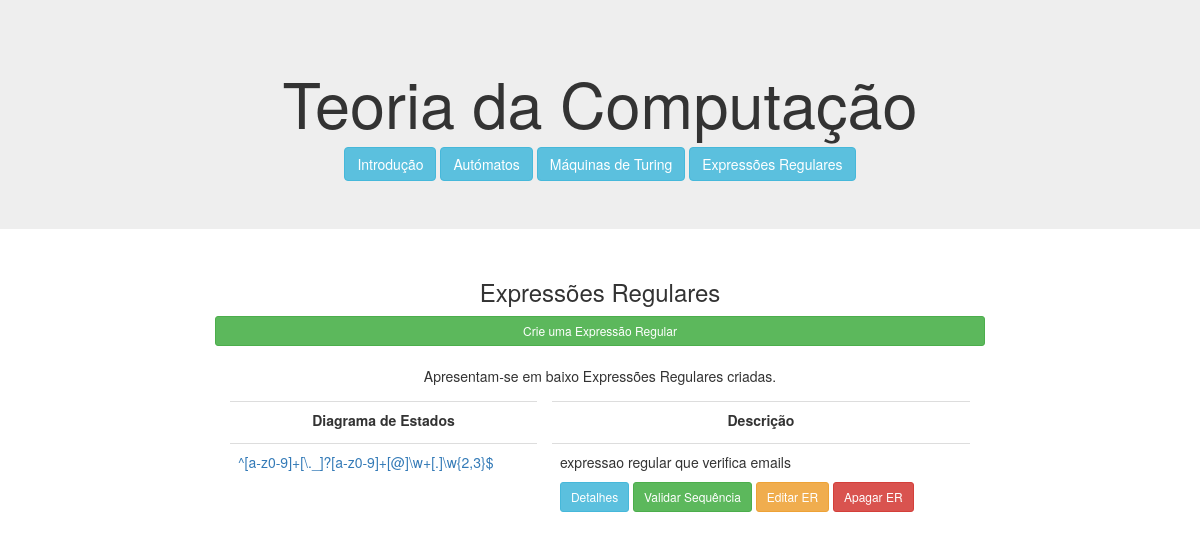
/expressoes/, run on the app's committed database.
### computacao/models.py (models this page shows, shortened)
class ExpressaoRegular(models.Model):
    nome = models.CharField(max_length=100)
    descricao = models.CharField(max_length=100)
    expressao = models.CharField(max_length=100)
    def printExpressao(self):
        return self.expressao

### computacao/views.py (the view)
# urls.py: path('expressoes/', views.expressoes, name='expressoes'),
def expressoes(request):
    context = {'expressoes': ExpressaoRegular.objects.all()}
    return render(request, 'computacao/expressoes.html', context)

### computacao/templates/computacao/expressoes.html
{% extends 'computacao/layout.html' %}
{% block main %}
<main class="col-sm-12 text-center">
    <h3>Expressões Regulares</h3>
    <a href="{% url 'computacao:nova_expressao' %}" class="btn btn-success btn-sm btn-block">
        Crie uma Expressão Regular
    </a>
    <br>
    <p>Apresentam-se em baixo Expressões Regulares criadas.</p>
    <table align="center" class="table" style="max-width:900px">
        <tr>
            <th class="text-center">Diagrama de Estados</th>
            <th class="text-center">Descrição</th>
        </tr>
        {% for expressao in expressoes %}
            <tr class="text-left">
                <td>
                    <a href="{% url 'computacao:expressao' expressao.id %}">
                        {{ expressao.printExpressao }}
                    </a>
                </td>
                <td style="vertical-align:bottom">
                    <p>{{ expressao.descricao }}</p>
                    <p>
                        <a href="{% url 'computacao:expressao' expressao.id %}" class="btn btn-info  btn-sm">
                            Detalhes
                        </a>
                        <a href="{% url 'computacao:expressao' expressao.id %}" class="btn btn-success  btn-sm">
                            Validar Sequência
                        </a>
                        <a href="{% url 'computacao:edita_expressao' expressao.id %}" class="btn btn-warning  btn-sm">
                            Editar ER
                        </a>
                        <a href="{% url 'computacao:apaga_expressao' expressao.id %}" class="btn btn-danger  btn-sm">
                            Apagar ER
                        </a>
                    </p>
                </td>
            </tr>
        {% endfor %}
    </table>
</main>
{% endblock main %}

### computacao/static/computacao/style.css (style rules this page uses)
table tr th { text-align: right; }
table { border-collapse: separate; border-spacing: 15px 5px; }

### data on the page
ExpressaoRegular: printExpressao "^[a-z0-9]+[\\._]?[a-z0-9]+[@]\\w+[.]\\w{2,3}$", descricao "expressao regular que verifica emails"
